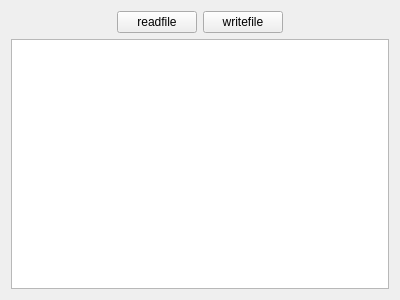
<?xml version="1.0" encoding="UTF-8"?>
<ui version="4.0">
 <class>Widget</class>
 <widget class="QWidget" name="Widget">
  <property name="geometry">
   <rect>
    <x>0</x>
    <y>0</y>
    <width>400</width>
    <height>300</height>
   </rect>
  </property>
  <property name="windowTitle">
   <string>Widget</string>
  </property>
  <layout class="QGridLayout" name="gridLayout">
   <item row="0" column="0">
    <spacer name="horizontalSpacer">
     <property name="orientation">
      <enum>Qt::Horizontal</enum>
     </property>
     <property name="sizeHint" stdset="0">
      <size>
       <width>104</width>
       <height>20</height>
      </size>
     </property>
    </spacer>
   </item>
   <item row="0" column="1">
    <widget class="QPushButton" name="leftButton">
     <property name="text">
      <string>readfile</string>
     </property>
    </widget>
   </item>
   <item row="0" column="2">
    <widget class="QPushButton" name="rightButton">
     <property name="text">
      <string>writefile</string>
     </property>
    </widget>
   </item>
   <item row="0" column="3">
    <spacer name="horizontalSpacer_2">
     <property name="orientation">
      <enum>Qt::Horizontal</enum>
     </property>
     <property name="sizeHint" stdset="0">
      <size>
       <width>104</width>
       <height>20</height>
      </size>
     </property>
    </spacer>
   </item>
   <item row="1" column="0" colspan="4">
    <widget class="QTextEdit" name="textEdit"/>
   </item>
  </layout>
 </widget>
 <layoutdefault spacing="6" margin="11"/>
 <resources/>
 <connections/>
</ui>
